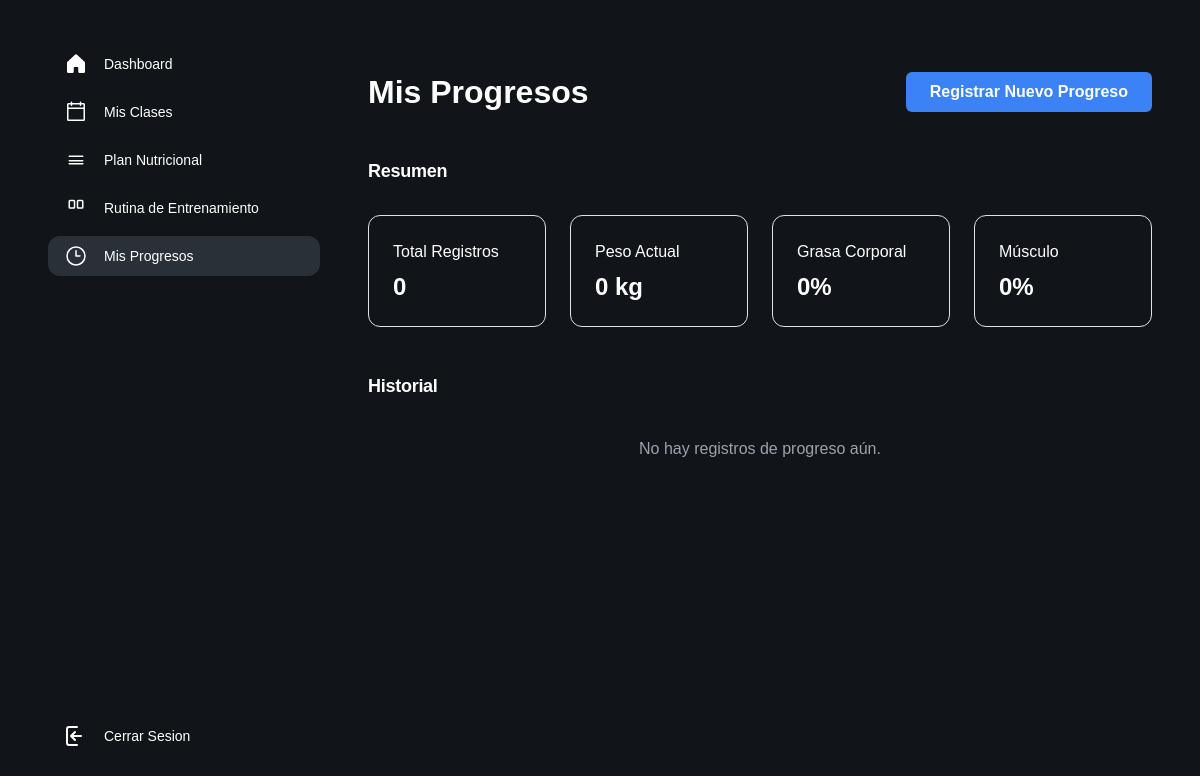
The app's page /index.php?controlador=progreso&action=home (signed in), older data.
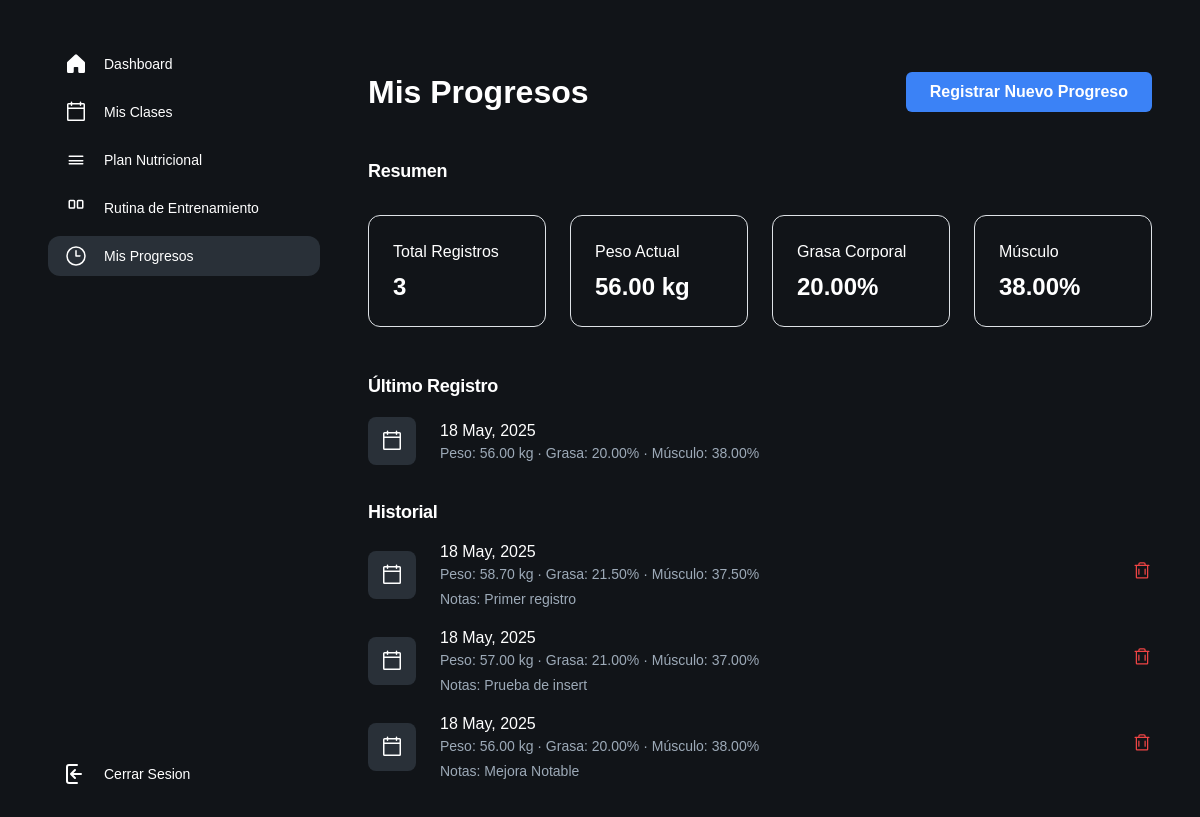
The same page, newer data.
### tables this page shows
CREATE TABLE `progreso_usuario` (
  `id` int(11) NOT NULL,
  `usuario_id` int(11) DEFAULT NULL,
  `fecha` date DEFAULT NULL,
  `peso` decimal(5,2) DEFAULT NULL,
  `grasa_corporal` decimal(5,2) DEFAULT NULL,
  `musculo` decimal(5,2) DEFAULT NULL,
  `notas` text DEFAULT NULL
);

### controller/progreso_controller.php (called while the page is built, shortened)
<?php
require_once 'model/progreso_model.php';
require_once 'model/miembros_model.php';
function home() {
    $model = new ProgresoModel();
    $miembros = new Miembros_model();
    $usuario_id = $miembros->getUserIdByEmail($_SESSION['email']);
    $progreso = $model->getProgresoUsuario($usuario_id);
    $estadisticas = $model->getEstadisticasProgreso($usuario_id);
    $ultimo_progreso = $model->getUltimoProgreso($usuario_id);
    require_once 'view/progreso_view.php';
}

### model/conectar.php (called while the page is built)
<?php
class Conectar{
    public static function conexion(){
        try {
            $conexion=new mysqli("127.0.0.1","root","","gimnasio_db");
        } catch (Exception $e) {
            die('Error:'.$e->getMessage());
        }
        return $conexion;
    }
}
?>

### model/miembros_model.php (called while the page is built, shortened)
<?php
class Miembros_model {
    private $db;
    public function __construct() {
        require_once("model/conectar.php");
        $this->db = Conectar::conexion();
    }
    public function getUserIdByEmail($email) {
        $sql = "SELECT id_usuario FROM usuarios WHERE email = '$email'";
        $resultado = $this->db->query($sql);
        if ($row = $resultado->fetch_assoc()) {
            return $row['id_usuario'];
        }
        return null;
    }
}
?>

### model/progreso_model.php (called while the page is built, shortened)
<?php
require_once 'conectar.php';
class ProgresoModel {
    private $db;
    public function __construct() {
        $this->db = Conectar::conexion();
    }
    public function getProgresoUsuario($usuario_id) {
        $sql = "SELECT * FROM progreso_usuario
                WHERE usuario_id = ?
                ORDER BY fecha DESC";
        $stmt = $this->db->prepare($sql);
        $stmt->bind_param("i", $usuario_id);
        $stmt->execute();
        $resultado = $stmt->get_result();
        $progreso = array();
        while($row = $resultado->fetch_assoc()) {
            $progreso[] = $row;
        }
        return $progreso;
    }
    public function getUltimoProgreso($usuario_id) {
        $sql = "SELECT * FROM progreso_usuario
                WHERE usuario_id = ?
                ORDER BY id DESC
                LIMIT 1";
        $stmt = $this->db->prepare($sql);
        $stmt->bind_param("i", $usuario_id);
        $stmt->execute();
        $resultado = $stmt->get_result();
        return $resultado->fetch_assoc();
    }
    public function getEstadisticasProgreso($usuario_id) {
        $sql = "SELECT
                    COUNT(*) as total_registros,
                    MAX(peso) as max_peso,
                    MIN(peso) as min_peso,
                    AVG(peso) as promedio_peso,
                    MAX(grasa_corporal) as max_grasa,
                    MIN(grasa_corporal) as min_grasa,
                    MAX(musculo) as max_musculo,
                    MIN(musculo) as min_musculo
                FROM progreso_usuario
                WHERE usuario_id = ?";
        $stmt = $this->db->prepare($sql);
        $stmt->bind_param("i", $usuario_id);
        $stmt->execute();
        $resultado = $stmt->get_result();
        return $resultado->fetch_assoc();
    }
}

### view/progreso_view.php (the view, shortened to what this page needs)
<!DOCTYPE html>
<html>
  <head>
    <script src="https://cdn.tailwindcss.com?plugins=forms,container-queries"></script>
  </head>
  <body>
    <div class="relative flex size-full min-h-screen flex-col bg-[#111418] dark group/design-root overflow-x-hidden" style='font-family: Lexend, "Noto Sans", sans-serif;'>
      <div class="layout-container flex h-full grow flex-col">
        <div class="gap-1 px-6 flex flex-1 justify-center py-5">
          <div class="layout-content-container flex flex-col w-80 fixed left-6 top-5 bottom-5">
            <div class="flex h-full min-h-[700px] flex-col justify-between bg-[#111418] p-4">
              <div class="flex flex-col gap-4">
                <div class="flex flex-col gap-2">
                  <div class="flex items-center gap-3 px-3 py-2 rounded-xl">
                    <div class="text-white" data-icon="House" data-size="24px" data-weight="fill">
                    </div>
                    <a class="text-white text-sm font-medium leading-normal" href="index.php?controlador=home&action=home">Dashboard</a>
                  </div>
                  <div class="flex items-center gap-3 px-3 py-2">
                    <div class="text-white" data-icon="Calendar" data-size="24px" data-weight="regular">
                    </div>
                    <a class="text-white text-sm font-medium leading-normal" href="index.php?controlador=classShedule&action=home">Mis Clases</a>
                  </div>
                  <div class="flex items-center gap-3 px-3 py-2">
                    <div class="text-white" data-icon="Apple" data-size="24px" data-weight="regular">
                      <svg xmlns="http://www.w3.org/2000/svg" width="24px" height="24px" fill="currentColor" viewBox="0 0 256 256">
                        <path d="M208,88a8,8,0,0,0-8-8H56a8,8,0,0,0,0,16H200A8,8,0,0,0,208,88Zm-8,72H56a8,8,0,0,0,0,16H200a8,8,0,0,0,0-16Zm0-32H56a8,8,0,0,0,0,16H200a8,8,0,0,0,0-16Z"></path>
                      </svg>
                    </div>
                    <a class="text-white text-sm font-medium leading-normal" href="index.php?controlador=nutricionPlan&action=home">Plan Nutricional</a>
                  </div>
                  <div class="flex items-center gap-3 px-3 py-2">
                    <div class="text-white" data-icon="Dumbbell" data-size="24px" data-weight="regular">
                    </div>
                    <a class="text-white text-sm font-medium leading-normal" href="index.php?controlador=rutina&action=home">Rutina de Entrenamiento</a>
                  </div>
                  <div class="flex items-center gap-3 px-3 py-2 rounded-xl bg-[#293038]">
                    <div class="text-white" data-icon="Chart" data-size="24px" data-weight="regular">
                      <svg xmlns="http://www.w3.org/2000/svg" width="24px" height="24px" fill="currentColor" viewBox="0 0 256 256">
                        <path d="M128,24A104,104,0,1,0,232,128,104.11,104.11,0,0,0,128,24Zm0,192a88,88,0,1,1,88-88A88.1,88.1,0,0,1,128,216Zm48-88a8,8,0,0,1-8,8H128a8,8,0,0,1-8-8V72a8,8,0,0,1,16,0v48h40A8,8,0,0,1,176,128Z"></path>
                      </svg>
                    </div>
                    <a class="text-white text-sm font-medium leading-normal" href="index.php?controlador=progreso&action=home">Mis Progresos</a>
                  </div>
                </div>
              </div>
              <div class="flex flex-col gap-4">
                <div class="flex flex-col gap-1">
                  <div class="flex items-center gap-3 px-3 py-2">
                    <div class="text-white" data-icon="Question" data-size="24px" data-weight="regular">
                      <svg xmlns="http://www.w3.org/2000/svg" viewBox="0 0 24 24" width="24" height="24" fill="none" stroke="#FFFFFF" stroke-width="2" stroke-linecap="round" stroke-linejoin="round">
                        <path d="M13 3H5a2 2 0 0 0-2 2v14a2 2 0 0 0 2 2h8" />
                        <path d="M7 12h10M7 12l4-4M7 12l4 4" />
                      </svg>
                    </div>
                    <a class="text-white text-sm font-medium leading-normal" href="index.php?controlador=miembros&action=desconectar">Cerrar Sesion</a>
                  </div>
                </div>
              </div>
            </div>
          </div>
          <div class="layout-content-container flex flex-col max-w-[960px] flex-1 ml-[320px]">
            <div class="flex flex-wrap justify-between gap-3 p-4">
              <p class="text-white tracking-light text-[32px] font-bold leading-tight min-w-72">Mis Progresos</p>
              <button onclick="mostrarFormulario()" class="bg-blue-500 hover:bg-blue-700 text-white font-bold py-2 px-4 rounded">
                Registrar Nuevo Progreso
              </button>
            </div>
            <h3 class="text-white text-lg font-bold leading-tight tracking-[-0.015em] px-4 pb-2 pt-4">Resumen</h3>
            <div class="flex flex-wrap gap-4 p-4">
              <div class="flex min-w-[158px] flex-1 flex-col gap-2 rounded-xl p-6 border border-[#3c4753]">
                <p class="text-white text-base font-medium leading-normal">Total Registros</p>
                <p class="text-white tracking-light text-2xl font-bold leading-tight"><?php echo $estadisticas['total_registros'] ?? 0; ?></p>
              </div>
              <div class="flex min-w-[158px] flex-1 flex-col gap-2 rounded-xl p-6 border border-[#3c4753]">
                <p class="text-white text-base font-medium leading-normal">Peso Actual</p>
                <p class="text-white tracking-light text-2xl font-bold leading-tight"><?php echo $ultimo_progreso['peso'] ?? 0; ?> kg</p>
              </div>
              <div class="flex min-w-[158px] flex-1 flex-col gap-2 rounded-xl p-6 border border-[#3c4753]">
                <p class="text-white text-base font-medium leading-normal">Grasa Corporal</p>
                <p class="text-white tracking-light text-2xl font-bold leading-tight"><?php echo $ultimo_progreso['grasa_corporal'] ?? 0; ?>%</p>
              </div>
              <div class="flex min-w-[158px] flex-1 flex-col gap-2 rounded-xl p-6 border border-[#3c4753]">
                <p class="text-white text-base font-medium leading-normal">Músculo</p>
                <p class="text-white tracking-light text-2xl font-bold leading-tight"><?php echo $ultimo_progreso['musculo'] ?? 0; ?>%</p>
              </div>
            </div>
            <?php if ($ultimo_progreso): ?>
            <h3 class="text-white text-lg font-bold leading-tight tracking-[-0.015em] px-4 pb-2 pt-4">Último Registro</h3>
            <div class="flex items-center gap-4 bg-[#111418] px-4 min-h-[72px] py-2">
              <div class="text-white flex items-center justify-center rounded-lg bg-[#293038] shrink-0 size-12">
              </div>
              <div class="flex flex-col justify-center">
                <p class="text-white text-base font-medium leading-normal line-clamp-1"><?php echo date('d M, Y', strtotime($ultimo_progreso['fecha'])); ?></p>
                <p class="text-[#9daab8] text-sm font-normal leading-normal line-clamp-2">
                  Peso: <?php echo $ultimo_progreso['peso']; ?> kg · Grasa: <?php echo $ultimo_progreso['grasa_corporal']; ?>% · Músculo: <?php echo $ultimo_progreso['musculo']; ?>%
                </p>
              </div>
            </div>
            <?php endif; ?>
            <h3 class="text-white text-lg font-bold leading-tight tracking-[-0.015em] px-4 pb-2 pt-4">Historial</h3>
            <?php if (!empty($progreso)): ?>
              <?php foreach ($progreso as $registro): ?>
              <div class="flex items-center gap-4 bg-[#111418] px-4 min-h-[72px] py-2">
                <div class="text-white flex items-center justify-center rounded-lg bg-[#293038] shrink-0 size-12">
                </div>
                <div class="flex flex-col justify-center">
                  <p class="text-white text-base font-medium leading-normal line-clamp-1"><?php echo date('d M, Y', strtotime($registro['fecha'])); ?></p>
                  <p class="text-[#9daab8] text-sm font-normal leading-normal line-clamp-2">
                    Peso: <?php echo $registro['peso']; ?> kg · Grasa: <?php echo $registro['grasa_corporal']; ?>% · Músculo: <?php echo $registro['musculo']; ?>%
                  </p>
                  <?php if (!empty($registro['notas'])): ?>
                  <p class="text-[#9daab8] text-sm font-normal leading-normal line-clamp-2 mt-1">
                    Notas: <?php echo $registro['notas']; ?>
                  </p>
                  <?php endif; ?>
                </div>
                <form action="index.php?controlador=progreso&action=eliminarProgreso" method="POST" class="ml-auto">
                  <button type="submit" class="text-red-500 hover:text-red-700">
                  </button>
                </form>
              </div>
              <?php endforeach; ?>
            <?php else: ?>
              <div class="text-center text-gray-400 py-8">
                No hay registros de progreso aún.
              </div>
            <?php endif; ?>
          </div>
        </div>
      </div>
    </div>
  </body>
</html>

### index.php (shortened to what this page needs)
<!DOCTYPE html>
<html lang="es">
<head>
    <link rel="stylesheet" href="assets/css/headercss.css">
    <link rel="stylesheet" href="assets/css/login.css">
    <link rel="stylesheet" href="assets/css/landingPage.css">
    <link href="https://cdn.jsdelivr.net/npm/bootstrap-icons@1.10.5/font/bootstrap-icons.css" rel="stylesheet">
    <link href="https://cdn.jsdelivr.net/npm/bootstrap@5.3.3/dist/css/bootstrap.min.css" rel="stylesheet">
</head>
<body>
    <?php
    require_once('controller/front_controller.php');
    ?>
</body>
</html>

### controller/front_controller.php (shortened to what this page needs)
<?php
$action = DEFAULT_ACTION;
if ( !empty ( $_GET ['action'] ) )   $action = $_GET['action'];
try {
    if ( is_callable($action) )   $action();
    else
        throw new Exception('La accion no existe- 404 not found');
}catch(Exception $e) {
    console_log($e->getMessage());
    }
?>

### assets/css/headercss.css (style rules this page uses)
html, body { margin: 0; padding: 0; box-sizing: border-box; }
* { font-family: 'Sora', sans-serif; }

### assets/css/landingPage.css (style rules this page uses)
body { font-family: 'sora', 'Noto Sans', sans-serif !important; background-color: #111418 !important; color: #ffffff !important; }

Row changes from the older to the newer data that the page shows:
added progreso_usuario: peso "56.00", grasa_corporal "20.00", musculo "38.00", fecha "18 May, 2025", notas "Mejora Notable"
added progreso_usuario: fecha "18 May, 2025", peso "58.70", grasa_corporal "21.50", musculo "37.50", notas "Primer registro"
added progreso_usuario: fecha "18 May, 2025", peso "57.00", grasa_corporal "21.00", musculo "37.00", notas "Prueba de insert"
Text that changed along with them:
$estadisticas['total_registros']: "0" → "3"
$ultimo_progreso['peso']: "0" → (not shown)
$ultimo_progreso['grasa_corporal']: "0" → (not shown)
$ultimo_progreso['musculo']: "0" → (not shown)
text no longer shown: "No hay registros de progreso aún."
text now shown: "Último Registro Peso: kg · Grasa: % · Músculo: %"
